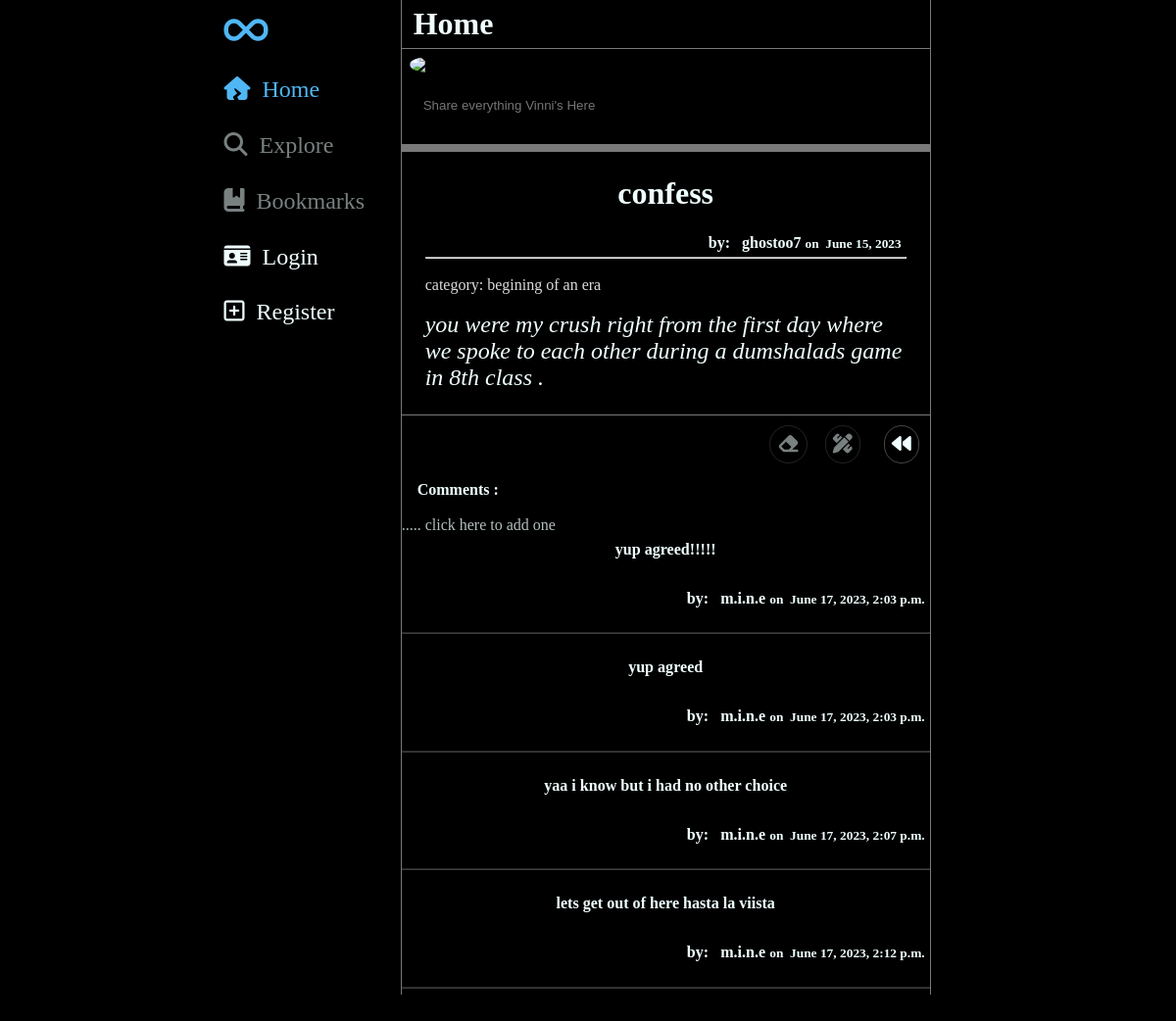
The app's page /article/1/ with its own data.
### anonymous/models.py (models this page shows, shortened)
class Message(models.Model):
    title= models.CharField(max_length=255)
    author = models.ForeignKey(User, on_delete=models.CASCADE)
    body = models.TextField()
    postdate = models.DateField(auto_now_add= True)
    categories = models.CharField(max_length=25,choices=Category.objects.all().values_list('name','name'),default="begining of an era")
    image = models.ImageField(upload_to="message/memories", default="",null=True,blank=True)
    like = models.ManyToManyField(User,related_name='blog_posts')
    book = models.ManyToManyField(User,related_name='blog_book')
    def total_likes(self):
        return self.like.count()

class Comment(models.Model):
    post = models.ForeignKey(Message,related_name="comments",on_delete=models.CASCADE)
    name = models.CharField(max_length=255)
    body = models.TextField()
    date_added = models.DateTimeField(auto_now_add = True)

### anonymous/views.py (the view)
# urls.py: path('article/<int:pk>/', ArticleView.as_view(), name='detail_view'),
class ArticleView(DetailView):
    model = Message
    template_name = 'article_details.html'
    def get_context_data(self, **kwargs: Any) -> Dict[str, Any]:
        stuff = get_object_or_404(Message, id = self.kwargs['pk'])
        context = super(ArticleView , self).get_context_data(**kwargs)
        total_likes = stuff.total_likes()
        context["total_likes"] = total_likes
        liked = False
        booked = False
        if stuff.like.filter(id = self.request.user.id).exists():
            liked = True
        if stuff.book.filter(id = self.request.user.id).exists():
            booked = True
        context["booked"] = booked
        context["liked"] = liked
        return context

### anonymous/templates/article_details.html (shortened to what this page needs)
{% extends 'base.html' %}
{% block content %}
<div class="blogpost">
    <h1 style="text-align: center;">{{ object.title }}</h1>
    <br>
    <h4 style="padding: 5px;text-align: right;"> by:&nbsp;&nbsp; {{ object.author }}  <small>on&nbsp;&nbsp;{{ object.postdate}}</small></h4>
    <hr>
    <br>
    <p style="font-size: 1rem; color: rgba(255, 255, 255, 0.863);text-decoration: none;">category: {{ object.categories }}</p>
    <br>
    <div style="display: flex; flex-wrap: wrap; flex-direction: column;">
        <i><p style="font-size: 1.5rem;">{{ object.body | safe }}</p></i>
    </div>
</div>
<div style=" display: flex;justify-content: flex-end;flex-wrap: wrap;text-align: right;padding-inline-end: 5px;padding-top: 10px;">
    {% if user.is_authenticated %}
    <form action="{% url 'book_post' object.pk %}" method="POST">
        {% csrf_token %}
        <input type="hidden" name="books" value="{{ object.id }}">
        {% if booked %}
        <button class="tweet_btn booked" type="submit" ><i class="fa-solid fa-bookmark" style="background-color: rgba(240, 248, 255, 0);color: black;"></i><span>&nbsp;&nbsp;&nbsp;&nbsp;Save</span></button>
        {% else %}
        <button class="tweet_btn book" type="submit"><i class="fa-solid fa-bookmark" style="background-color: rgba(240, 248, 255, 0);color: rgb(59, 59, 59);"></i><span style="color: rgb(0, 0, 0);">&nbsp;&nbsp;&nbsp;&nbsp;Save</span></button>
        {% endif %}
    </form>
    <form action="{% url 'like_post' object.pk %}" method="POST">
        {% csrf_token %}
        <input type="hidden" name="likes" value="{{ object.id }}">
        {% if liked %}
        <button class="tweet_btn liked" type="submit"><i class="fa-solid fa-heart" style="background-color: rgba(240, 248, 255, 0);"></i>&nbsp;&nbsp;&nbsp;&nbsp;{{ total_likes }}<span>&nbsp;&nbsp;&nbsp;&nbsp;Like</span></button>
        {% else %}
        <button class="tweet_btn like" type="submit"><i class="fa-solid fa-heart" style="background-color: rgba(240, 248, 255, 0);"></i>&nbsp;&nbsp;&nbsp;&nbsp;{{ total_likes }}<span>&nbsp;&nbsp;&nbsp;&nbsp;Like</span></button>
        {% endif %}
    </form>
    {% if user.id == object.author.id %}
    <a class="tweet_btn kill" href="{% url 'delete' object.pk %}" style="font-weight: 900;margin-inline-start: 0.5vw;text-align: left;font-size: 1.25rem; color: rgba(250, 235, 215, 0.795);text-decoration: none;"><i class="fa-solid fa-eraser" style="background-color: rgba(0, 0, 0, 0);"></i><span>&nbsp;&nbsp;&nbsp;&nbsp;delete</span></a>
    <a class="tweet_btn add" href="{% url 'edit' object.pk %}" style="font-weight: 900;margin-inline-start: 0.5vw;text-align: left;font-size: 1.25rem; color: rgba(250, 235, 215, 0.795);text-decoration: none;"><i class="fa-solid fa-pen-ruler" style="background-color: rgba(0, 0, 0, 0);"></i><span>&nbsp;&nbsp;&nbsp;&nbsp;edit</span></a>
    {% else %}
    <a class="tweet_btn deactivate" href="{% url 'delete' object.pk %}" style="font-weight: 900;margin-inline-start: 0.5vw;text-align: left;font-size: 1.25rem; color: rgba(250, 235, 215, 0.795);text-decoration: none;"><i class="fa-solid fa-eraser" style="background-color: rgba(0, 0, 0, 0);"></i><span>&nbsp;&nbsp;&nbsp;&nbsp;delete</span></a>
    <a class="tweet_btn deactivate" href="{% url 'edit' object.pk %}" style="font-weight: 900;margin-inline-start: 0.5vw;text-align: left;font-size: 1.25rem; color: rgba(250, 235, 215, 0.795);text-decoration: none;"><i class="fa-solid fa-pen-ruler" style="background-color: rgba(0, 0, 0, 0);"></i><span>&nbsp;&nbsp;&nbsp;&nbsp;edit</span></a>
    {% endif %}
    {% else %}
    <a class="tweet_btn deactivate" href="{% url 'delete' object.pk %}" style="font-weight: 900;margin-inline-start: 0.5vw;text-align: left;font-size: 1.25rem; color: rgba(250, 235, 215, 0.795);text-decoration: none;"><i class="fa-solid fa-eraser" style="background-color: rgba(0, 0, 0, 0);"></i><span>&nbsp;&nbsp;&nbsp;&nbsp;delete</span></a>
    <a class="tweet_btn deactivate" href="{% url 'edit' object.pk %}" style="font-weight: 900;margin-inline-start: 0.5vw;text-align: left;font-size: 1.25rem; color: rgba(250, 235, 215, 0.795);text-decoration: none;"><i class="fa-solid fa-pen-ruler" style="background-color: rgba(0, 0, 0, 0);"></i><span>&nbsp;&nbsp;&nbsp;&nbsp;edit</span></a>
    {% endif %}
    <a class="tweet_btn" href="{% url 'home' %}" style="font-weight: 900;margin-inline-end: 0.5vw;text-align: right;font-size: 1.25rem; color: rgba(250, 235, 215, 0.795);text-decoration: none;"><i class="fa-solid fa-backward" style="background-color: rgba(0, 0, 0, 0);"></i><span>&nbsp;&nbsp;&nbsp;&nbsp;go back</span></a>
</div>
<br>
<h4>&nbsp;&nbsp;&nbsp;&nbsp;Comments : </h4>
{% if not object.comments.all %}
<br>
<h4>&nbsp;&nbsp;&nbsp;&nbsp;No comments <a style="text-decoration: none; opacity: 0.75;" href="{% url 'commentt' object.pk %}"> ..... click here to add one </a></h4>
{% else %}
<br>
<a style="text-decoration: none; opacity: 0.75;" href="{% url 'commentt' object.pk %}"> ..... click here to add one </a>
{% for comment in object.comments.all %}
<br>
<ul style="list-style: lower-greek; color: aliceblue;">
    <li>
        <h6 style="text-align: center;">{{ comment.body }}</h6>
        <br>
        <h6 style="padding: 5px;text-align: right;"> by:&nbsp;&nbsp; {{ comment.name }} <small>on&nbsp;&nbsp;{{ comment.date_added }}</small></h6>
    </li>
</ul>
<br>
<hr style="opacity: 0.25;">
{% endfor %}
{% endif %}
{% endblock %}

### anonymous/templates/base.html (style rules this page uses)
* { margin: 0; color:azure; background-color: black; box-sizing: border-box; transition: all 500ms ease-out; }
ul { justify-content: space-around; margin-inline: auto; margin-block-end: 0.2vw; padding: 0px; border-radius: 20px; text-decoration: none; list-style: none; font-size: 1.5rem; }
.blogpost { box-sizing: border-box; margin-inline: auto; flex: 1; padding: 2vw; min-width: 44.5vw; border-bottom: 1px solid rgba(255, 255, 255, 0.473); }
.blogpost h4 { font-weight: 800; }
body { margin-inline: auto; display: flex; }
.tweet_btn,.like { padding: 7px; margin-inline: 1vw; border-radius: 20px; color: white; background-color:#029bfa00; border: 1px solid rgba(255, 255, 255, 0.274); font-size: 1rem; text-decoration: none; }
.deactivate { opacity: 0.5; pointer-events: none; }

### records on screen
Message: title "confess", author "ghostoo7", postdate "June 15, 2023", categories "begining of an era", body "you were my crush right from the first day where we spoke to each other during a dumshalads game in 8th class ."
Comment: body "yup agreed!!!!!", name "m.i.n.e", date_added "June 17, 2023, 2:03 p.m."
Comment: body "yup agreed", name "m.i.n.e", date_added "June 17, 2023, 2:03 p.m."
Comment: body "yaa i know but i had no other choice", name "m.i.n.e", date_added "June 17, 2023, 2:07 p.m."
Comment: body "lets get out of here hasta la viista", name "m.i.n.e", date_added "June 17, 2023, 2:12 p.m."
